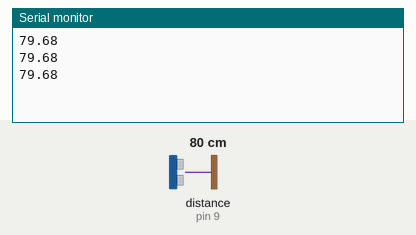
Recording of a sketch running on a simulated Arduino Uno, built with avr-gcc and run on an emulated ATmega328P. Shown: the last lines printed to the serial monitor. Wiring (inferred from the names in the program): ultrasonic range finder: trigger pin 8; echo pin 9. The test bench sets the inputs (shaded band); at power-on: distance to the obstacle (sensor on pin 9) 80 cm. The echo pulse lasts 58.3 µs per cm.

Above: at 1.2 s.
1.3 s: distance to the obstacle (sensor on pin 9) set to 2 cm
At 1.88 s:
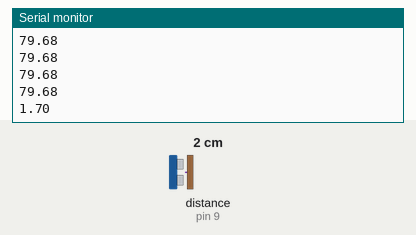
2.8 s: distance to the obstacle (sensor on pin 9) set to 4 cm
At 3.08 s:
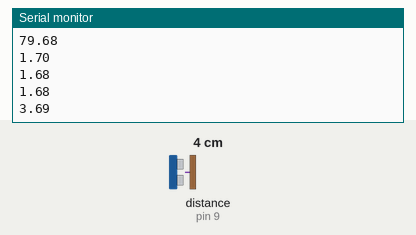
Timing chart, 0 to 5.8 s (numbered marks = the images above; inputs shaded):
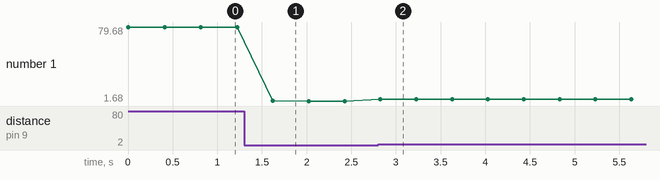

Measured:
- after the input at 1.3 s, the serial monitor: prints a new line after 0.32 s (image 1)
- after the input at 2.8 s, the serial monitor: prints a new line at once (image 2)
- plotted number 1: 79.68 → 1.68 after the input at 1.3 s, 1.68 → 3.69 after the input at 2.8 s

The sketch:

DistanceMeasuring_arduino.ino
```cpp
#define TRIG_PIN 8
#define ECHO_PIN 9

void setup() {
  pinMode(TRIG_PIN,OUTPUT);
  pinMode(ECHO_PIN,INPUT);

  Serial.begin(9600);

}

void loop() {
  double distance  = getDistance();
  if(distance <= 400){
  Serial.println(distance);
  }
  delay(400);

}


double getDistance(){
  long sigTime = 0;
  //to be sure the trig pin is low before we start
  digitalWrite(TRIG_PIN,LOW);
  delayMicroseconds(5);
  //make the trig pin high for 10 microseconds
  digitalWrite(TRIG_PIN,HIGH);
  delayMicroseconds(10);
  digitalWrite(TRIG_PIN,LOW);

  //read the pulse time in micrsoseconds
  sigTime = pulseIn(ECHO_PIN,HIGH);

  //compute the distance by dividing the time by 2 and
  //multiplying the result by the velocity of sound in air in cm/us

  return sigTime*0.01715; //velocity of sound /2  cm per microseconds
}
```
